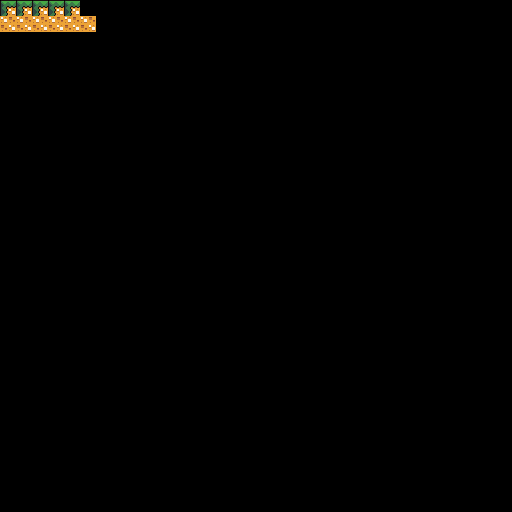

A level layout from a 2D game, rendered from its tile map. Below: a short description, then the map file with tile-grid data replaced by summaries:
An orthogonal 32x32 tile map with 16x16 px tiles, 1 tile layer (Tile Layer 1).

<map version="1.2" tiledversion="1.2.1" orientation="orthogonal" renderorder="right-down" width="32" height="32" tilewidth="16" tileheight="16" infinite="0" nextlayerid="2" nextobjectid="1">
 <tileset firstgid="1" source="TileSet.tsx" />
 <layer id="1" name="Tile Layer 1" width="32" height="32">
  <data>[1024 cells, 11 non-empty, 2 distinct tile ids]</data>
 </layer>
</map>
